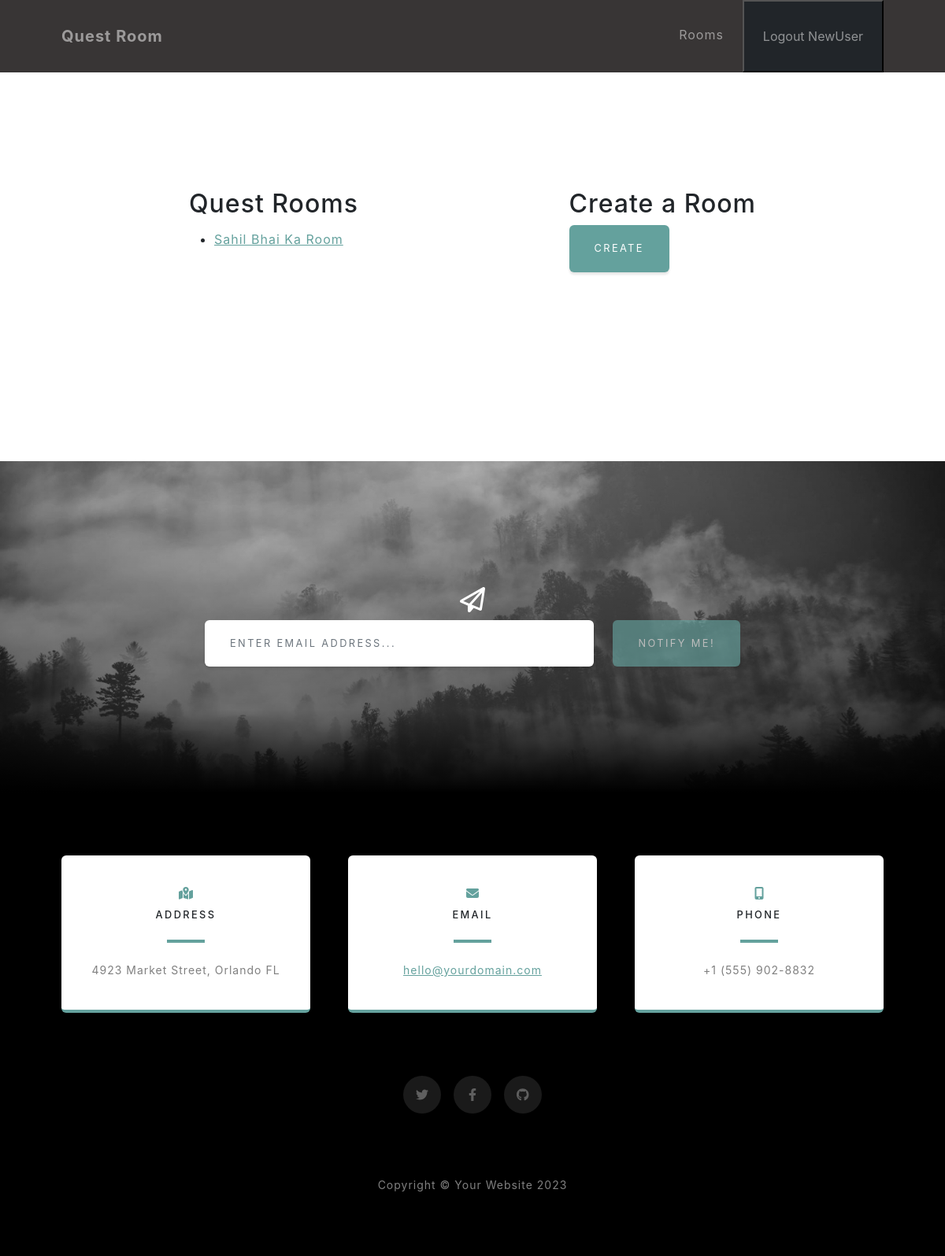
The page /rooms/ (signed in) on the database as committed earlier.
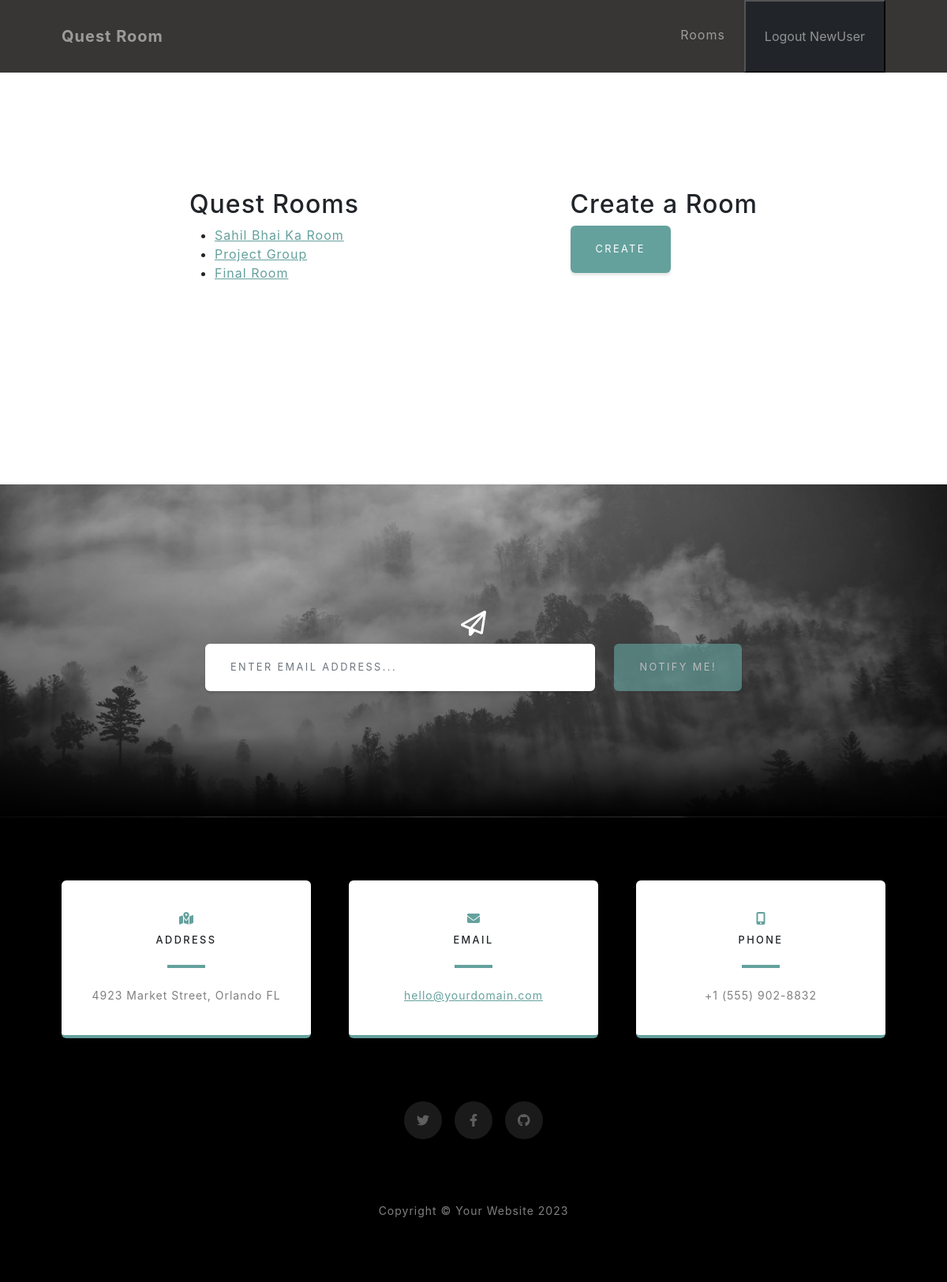
The same page on the database as committed later.
### rooms/models.py (models this page shows, shortened)
class QuestRoom(models.Model):
    class RoomType(models.TextChoices):
        LEETCODE = 'LC', 'LeetCode Quest'
    name = models.CharField(max_length=50)
    description = models.TextField()
    room_type = models.CharField(
        choices=RoomType.choices,
        default=RoomType.LEETCODE,
        max_length=2
    )
    head = models.ForeignKey(User, on_delete=models.CASCADE, related_name='rooms')
    members = models.ManyToManyField(User)
    expire_days = models.PositiveIntegerField(default=1)
    expires_at = models.DateTimeField()
    daily_required_points = models.PositiveIntegerField(default=1)
    created_at = models.DateTimeField(auto_now_add=True)
    updated_at = models.DateTimeField(auto_now=True)
    class Meta:
        unique_together = [['name', 'head']]

### rooms/views.py (the view)
# urls.py: path('rooms/', views.view_rooms, name='view_rooms'),
@login_required
def view_rooms(request):
    rooms = request.user.rooms.all()
    return render(request, 'rooms/rooms.html', {'rooms': rooms})

### rooms/templates/rooms/rooms.html (shortened to what this page needs)
{% extends 'rooms/base.html' %}
{% block content %}
    <section class="rooms-section">
        <div class="rooms-container">
            <div class="user-rooms">
                <h2>Quest Rooms</h2>
                <ul>
                    {% for room in rooms %}
                        <li>
                            <a href="#">{{ room.name }}</a>
                        </li>
                    {% endfor %}
                </ul>
            </div>
            <div class="create-room">
                <h2>Create a Room</h2>
                <form action="{% url 'rooms:create_room' %}" method="post">
                    <button class="btn btn-primary" type="submit">Create</button>
                </form>
            </div>
        </div>
    </section>
{% endblock content %}

Rows that differ between the two databases and show on the page:
added QuestRoom: name "Project Group"
added QuestRoom: name "Final Room"
